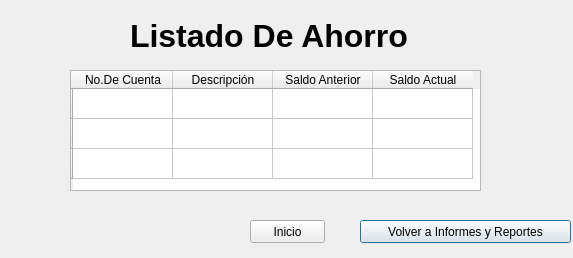
<?xml version="1.0" encoding="UTF-8"?>
<ui version="4.0">
 <class>ListadoAhorro</class>
 <widget class="QDialog" name="ListadoAhorro">
  <property name="geometry">
   <rect>
    <x>0</x>
    <y>0</y>
    <width>573</width>
    <height>258</height>
   </rect>
  </property>
  <property name="windowTitle">
   <string>Dialog</string>
  </property>
  <widget class="QLabel" name="label">
   <property name="geometry">
    <rect>
     <x>130</x>
     <y>20</y>
     <width>281</width>
     <height>31</height>
    </rect>
   </property>
   <property name="font">
    <font>
     <family>Arial</family>
     <pointsize>24</pointsize>
     <weight>75</weight>
     <bold>true</bold>
    </font>
   </property>
   <property name="text">
    <string>Listado De Ahorro</string>
   </property>
  </widget>
  <widget class="QTableWidget" name="tableWidget">
   <property name="geometry">
    <rect>
     <x>70</x>
     <y>70</y>
     <width>411</width>
     <height>121</height>
    </rect>
   </property>
   <row>
    <property name="text">
     <string/>
    </property>
   </row>
   <row>
    <property name="text">
     <string/>
    </property>
   </row>
   <row>
    <property name="text">
     <string/>
    </property>
   </row>
   <column>
    <property name="text">
     <string>No.De Cuenta</string>
    </property>
   </column>
   <column>
    <property name="text">
     <string>Descripción</string>
    </property>
   </column>
   <column>
    <property name="text">
     <string>Saldo Anterior</string>
    </property>
   </column>
   <column>
    <property name="text">
     <string>Saldo Actual</string>
    </property>
   </column>
   <item row="0" column="0">
    <property name="text">
     <string/>
    </property>
    <property name="flags">
     <set>ItemIsSelectable|ItemIsEditable|ItemIsDragEnabled|ItemIsUserCheckable|ItemIsEnabled</set>
    </property>
   </item>
  </widget>
  <widget class="QPushButton" name="pushButton_2">
   <property name="geometry">
    <rect>
     <x>360</x>
     <y>220</y>
     <width>211</width>
     <height>23</height>
    </rect>
   </property>
   <property name="text">
    <string>Volver a Informes y Reportes</string>
   </property>
  </widget>
  <widget class="QPushButton" name="pushButton_3">
   <property name="geometry">
    <rect>
     <x>250</x>
     <y>220</y>
     <width>75</width>
     <height>23</height>
    </rect>
   </property>
   <property name="text">
    <string>Inicio</string>
   </property>
  </widget>
 </widget>
 <resources/>
 <connections/>
</ui>
